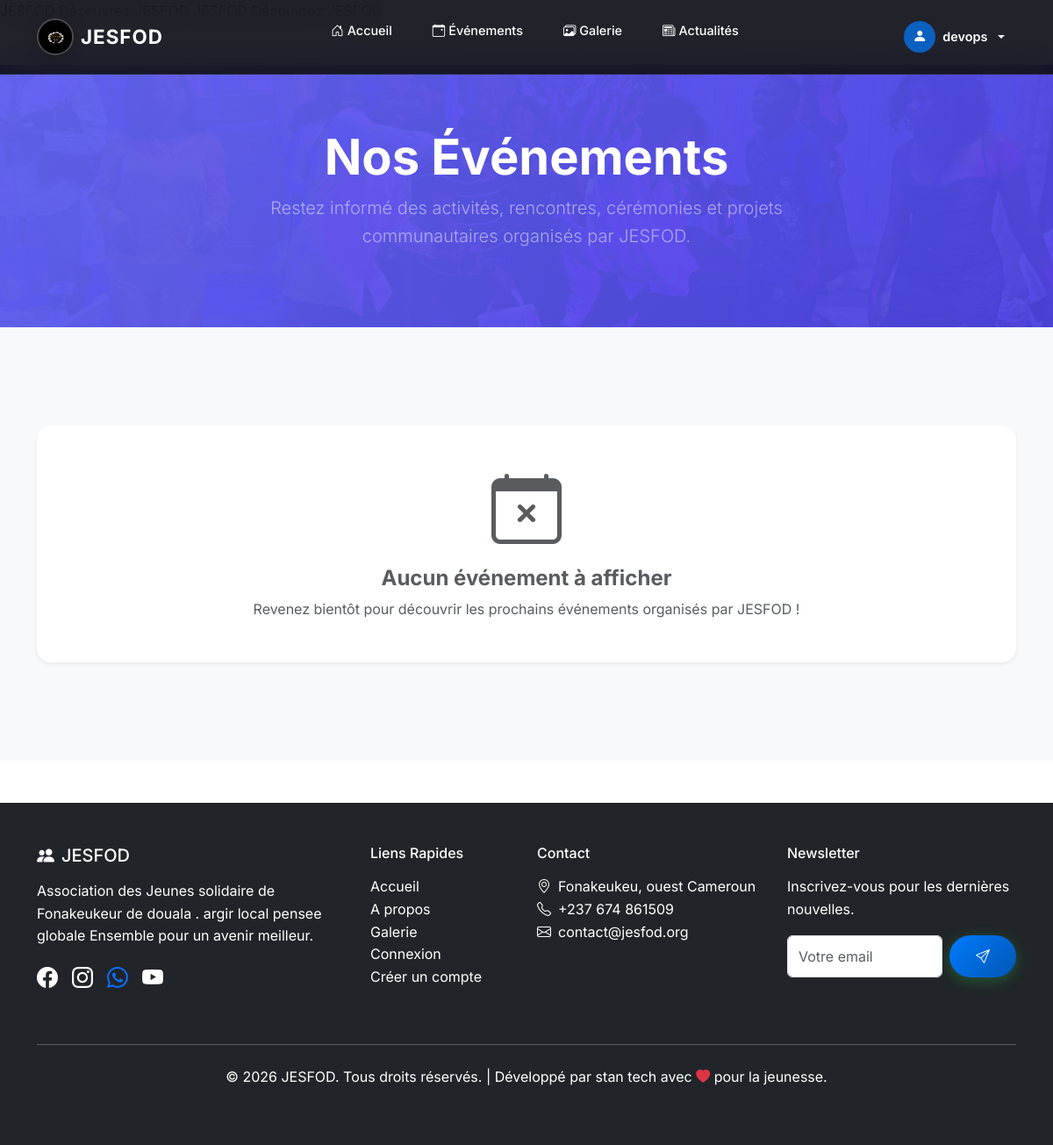
Before: /evenements/ (signed in) with the older database file.
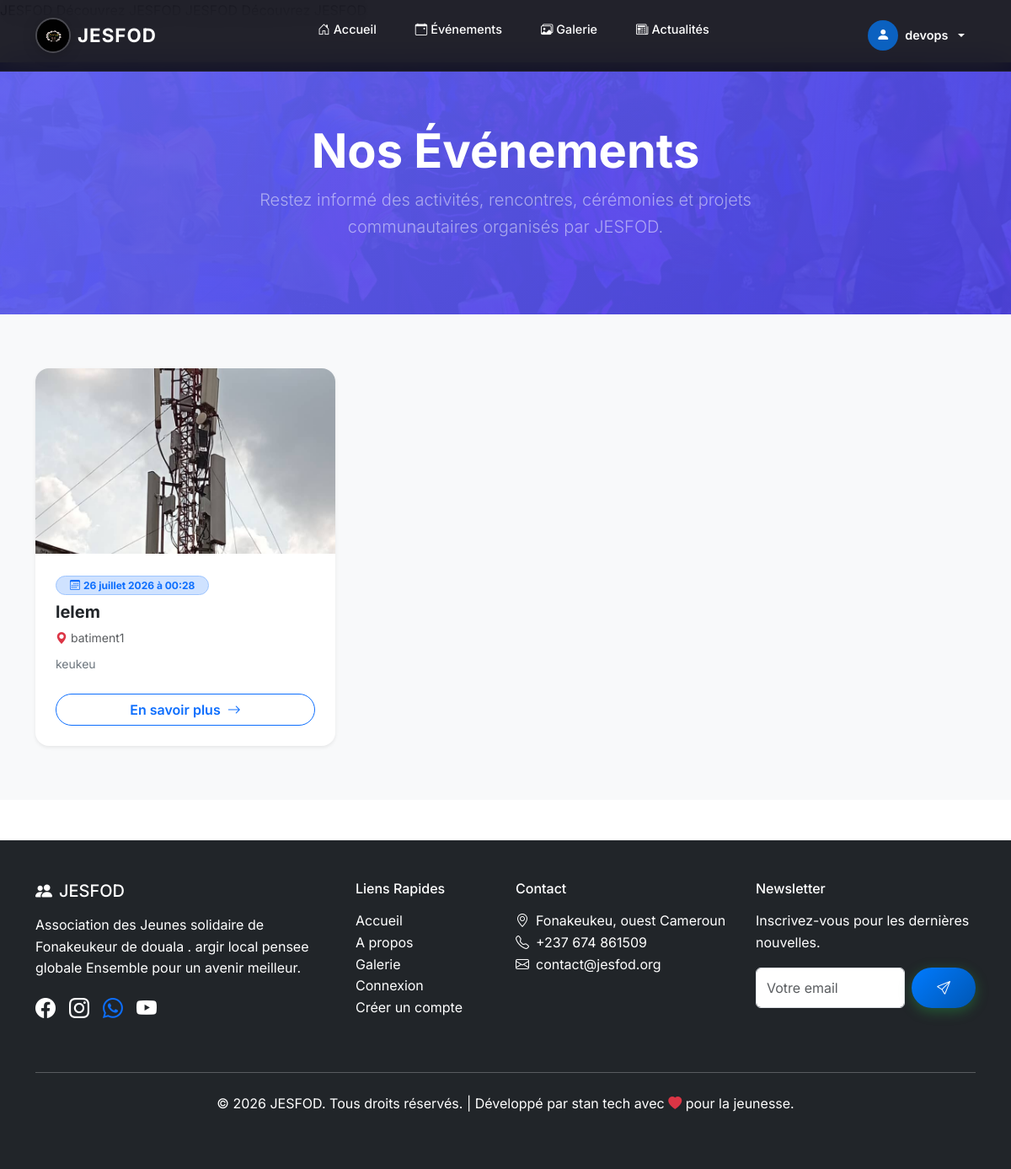
After: the same page with the newer database file.
### menber_JESFOD/models.py (models this page shows, shortened)
class Event(models.Model):
    title = models.CharField(max_length=200)
    description = models.TextField(blank=True)
    location = models.CharField(max_length=200, blank=True)
    event_date = models.DateTimeField()
    image = models.ImageField(upload_to='events/', blank=True)
    video = models.FileField(upload_to="videos/", blank=True, null=True)
    created_by = models.ForeignKey(User, on_delete=models.CASCADE, related_name='created_events')
    created_date = models.DateTimeField(auto_now_add=True)
    is_published = models.BooleanField(default=True)
    class Meta:
        ordering = ['event_date']

### menber_JESFOD/views_fixed.py (the view)
# urls.py: path('evenements/', public_events, name='public_events'),
@login_required
def public_events(request):
    events = Event.objects.filter(is_published=True).order_by('-event_date')
    return render(request, 'public_events.html', {'events': events})

### menber_JESFOD/models.py (called while the page is built)
    @property
    def is_bureau(self):
        return self.role == 'bureau'

### JESFOD_PROJECT/templates/public_events.html (shortened to what this page needs)
{% extends 'base.html' %}
{% block content %}
<section class="py-5 bg-primary text-white text-center position-relative" style="background: linear-gradient(135deg, rgba(99, 102, 241, 0.95), rgba(79, 70, 229, 0.9)), url('/static/images/cp4.jpg') center/cover no-repeat;">
  <div class="container py-4">
    <h1 class="display-4 fw-bold mb-2">Nos Événements</h1>
    <p class="lead text-white-50 mx-auto" style="max-width: 600px;">
      Restez informé des activités, rencontres, cérémonies et projets communautaires organisés par JESFOD.
    </p>
  </div>
</section>
<section class="py-5 bg-light">
  <div class="container py-3">
    <div class="row g-4">
      {% for event in events %}
      <div class="col-md-6 col-lg-4">
        <div class="card h-100 border-0 shadow-sm rounded-4 overflow-hidden hover-shadow transition">
          {% if event.image %}
          <img src="{{ event.image.url }}" class="card-img-top" alt="{{ event.title }}" style="height: 220px; object-fit: cover;">
          {% else %}
          <div class="bg-secondary bg-opacity-10 d-flex align-items-center justify-content-center" style="height: 220px;">
            <i class="bi bi-calendar-event text-primary display-4"></i>
          </div>
          {% endif %}
          <div class="card-body p-4 d-flex flex-column">
            <div class="mb-2">
              <span class="badge bg-primary-subtle text-primary border border-primary-subtle rounded-pill px-3 py-1 fw-bold">
                <i class="bi bi-calendar3 me-1"></i>{{ event.event_date|date:"d F Y à H:i" }}
              </span>
            </div>
            <h5 class="card-title fw-bold text-dark mb-2">{{ event.title }}</h5>
            {% if event.location %}
            <p class="small text-muted mb-2">
              <i class="bi bi-geo-alt-fill text-danger me-1"></i>{{ event.location }}
            </p>
            {% endif %}
            <p class="card-text text-secondary small mb-4 flex-grow-1">
              {{ event.description|truncatechars:120 }}
            </p>
            <div>
              <a href="{% url 'public_event_detail' event.pk %}" class="btn btn-outline-primary rounded-pill w-100 fw-semibold">
                En savoir plus <i class="bi bi-arrow-right ms-1"></i>
              </a>
            </div>
          </div>
        </div>
      </div>
      {% empty %}
      <div class="col-12 text-center py-5">
        <div class="card border-0 shadow-sm rounded-4 p-5 bg-white">
          <i class="bi bi-calendar-x display-1 text-muted mb-3"></i>
          <h4 class="fw-bold text-muted">Aucun événement à afficher</h4>
          <p class="text-muted mb-0">Revenez bientôt pour découvrir les prochains événements organisés par JESFOD !</p>
        </div>
      </div>
      {% endfor %}
    </div>
  </div>
</section>
{% endblock %}

### JESFOD_PROJECT/templates/base.html (shortened to what this page needs)
{% load static %}
<!DOCTYPE html>
<html lang="fr">
<head>
    <link href="https://cdn.jsdelivr.net/npm/bootstrap@5.3.3/dist/css/bootstrap.min.css" rel="stylesheet">
    <link href="https://cdn.jsdelivr.net/npm/bootstrap-icons@1.11.3/font/bootstrap-icons.css" rel="stylesheet">
    <link href="https://cdnjs.cloudflare.com/ajax/libs/animate.css/4.1.1/animate.min.css" rel="stylesheet">
    <link rel="stylesheet" href="{% static 'css/style.css' %}">
</head>
<body>
<nav class="jesfod-navbar navbar navbar-expand-lg fixed-top navbar-dark" id="mainNav">
    <div class="container">
        <a class="navbar-brand d-flex align-items-center gap-2" href="{% url 'home' %}">
            <img src="{% static 'images/logo.jpeg' %}" alt="Logo JESFOD" width="42" height="42" class="rounded-circle logo-hero">
            <span class="brand-name fw-bold">JESFOD</span>
        </a>
        <div class="offcanvas offcanvas-end text-bg-dark" tabindex="-1" id="navbarOffcanvas" aria-labelledby="navbarOffcanvasLabel">
            <div class="offcanvas-body">
                <ul class="navbar-nav mx-auto mb-2 mb-lg-0 gap-1">
                    {% if not is_member_page and not is_admin_page %}
                    <li class="nav-item">
                        <a class="nav-link nav-pill-link" href="{% url 'home' %}"><i class="bi bi-house-door me-1"></i>Accueil</a>
                    </li>
                    <li class="nav-item">
                        <a class="nav-link nav-pill-link" href="{% url 'public_events' %}"><i class="bi bi-calendar-event me-1"></i>Événements</a>
                    </li>
                    <li class="nav-item">
                        <a class="nav-link nav-pill-link" href="{% url 'public_gallery' %}"><i class="bi bi-images me-1"></i>Galerie</a>
                    </li>
                    <li class="nav-item">
                        <a class="nav-link nav-pill-link" href="{% url 'home' %}#news"><i class="bi bi-newspaper me-1"></i>Actualités</a>
                    </li>
                    {% endif %}
                </ul>
                <ul class="navbar-nav align-items-center gap-2 mt-4 mt-lg-0">
                    {% if user.is_authenticated %}
                        <li class="nav-item dropdown w-100 w-lg-auto text-center text-lg-start">
                            <a class="nav-link dropdown-toggle d-flex align-items-center justify-content-center justify-content-lg-start gap-2 nav-user-btn" href="#" role="button" data-bs-toggle="dropdown">
                                <div class="user-avatar-sm">
                                    <i class="bi bi-person-fill"></i>
                                </div>
                                <span class="fw-semibold">{{ user.username }}</span>
                            </a>
                        </li>
                    {% endif %}
                </ul>
            </div>
        </div>
    </div>
</nav>
    <main class="pt-5">
        {% block content %}{% endblock %}
    </main>
    <footer class="bg-dark text-white py-5 mt-5">
        <div class="container">
            <div class="row">
                <div class="col-lg-4 mb-4">
                    <h5 class="mb-3"><i class="bi bi-people-fill me-2 text-light-green"></i>JESFOD</h5>
                    <p>Association des Jeunes solidaire  de Fonakeukeur de douala . argir local pensee globale Ensemble pour un avenir meilleur.</p>
                    <div class="d-flex gap-3">
                        <a href="https://web.facebook.com/groups/367541119929232/events" class="text-white"><i class="bi bi-facebook fs-4"></i></a>
                        <a href="https://vt.tiktok.com/ZS9ePpjALuUoM-Sc5Da/" class="text-white"><i class="bi bi-instagram fs-4"></i></a>
                        <a href="https://chat.whatsapp.com/LVOzfSy7LtFAonZo5Kwwvy?mode=gi_t"><i class="bi bi-whatsapp fs-4"></i></a>
                        <a href="https://vt.tiktok.com/ZS9ePpjALuUoM-Sc5Da/" class="text-white"><i class="bi bi-youtube fs-4"></i></a>
                    </div>
                </div>
                <div class="col-lg-2 col-md-6 mb-4">
                    <h6 class="mb-3">Liens Rapides</h6>
                    <ul class="list-unstyled">
                        <li><a href="#accueil" class="text-white text-decoration-none">Accueil</a></li>
                        <li><a href="#apropos" class="text-white text-decoration-none">A propos</a></li>
                        <li><a href="#galerie" class="text-white text-decoration-none">Galerie</a></li>
                        <li><a href="{% url 'login' %}" class="text-white text-decoration-none">Connexion</a></li>
                         <li><a href="{% url 'register' %}" class="text-white text-decoration-none">Créer un compte</a></li>
                    </ul>
                </div>
                <div class="col-lg-3 col-md-6 mb-4">
                    <h6 class="mb-3">Contact</h6>
                    <ul class="list-unstyled">
                        <li><i class="bi bi-geo-alt me-2"></i>Fonakeukeu,  ouest Cameroun</li>
                        <li><i class="bi bi-telephone me-2"></i>+237 674 861509</li>
                        <li><i class="bi bi-envelope me-2"></i>contact@jesfod.org</li>
                    </ul>
                </div>
                <div class="col-lg-3 mb-4">
                    <h6 class="mb-3">Newsletter</h6>
                    <p>Inscrivez-vous pour les dernières nouvelles.</p>
                    <form class="d-flex">
                        <input type="email" class="form-control me-2" placeholder="Votre email">
                        <button class="btn btn-success"><i class="bi bi-send"></i></button>
                    </form>
                </div>
            </div>
            <hr class="my-4">
            <div class="text-center">
                <p>&copy; 2026 JESFOD. Tous droits réservés. | Développé  par stan tech avec <i class="bi bi-heart-fill text-danger"></i> pour la jeunesse.</p>
            </div>
        </div>
    </footer>
</body>
</html>

### JESFOD_PROJECT/static/css/style.css (style rules this page uses)
:root { --primary-blue: #007BFF; --secondary-blue: #0056b3; --primary-green: #28a745; --secondary-green: #20c997; --light-blue: #e3f2fd; --light-green: #e9f7ef; --gray: #6c757d; --light-gray: #f8f9fa; --white: #ffffff; --dark: #0f1117; --card-radius: 20px; --transition: all 0.3s ease; }
body { font-family: 'Inter', 'Segoe UI', Tahoma, Geneva, Verdana, sans-serif; line-height: 1.6; color: #333; background-color: var(--white); }
.jesfod-navbar { background: rgba(10, 10, 20, 0.9) !important; backdrop-filter: blur(16px); -webkit-backdrop-filter: blur(16px); border-bottom: 1px solid rgba(255,255,255,0.07); padding: 0.6rem 0; transition: var(--transition); }
.brand-name { font-size: 1.4rem; letter-spacing: 1px; color: #fff !important; }
.logo-hero { border: 2px solid rgba(255,255,255,0.2); transition: var(--transition); filter: drop-shadow(0 2px 6px rgba(0,0,0,0.4)); }
.nav-pill-link { color: rgba(255,255,255,0.82) !important; padding: 0.45rem 1rem !important; border-radius: 50px !important; font-size: 0.9rem; font-weight: 500; transition: var(--transition); }
.nav-user-btn { color: rgba(255,255,255,0.9) !important; font-size: 0.9rem; }
.user-avatar-sm { width: 36px; height: 36px; border-radius: 50%; background: rgba(0,123,255,0.7); display: flex; align-items: center; justify-content: center; font-size: 1rem; color: #fff; }
.navbar-brand, .nav-link { color: var(--white) !important; }
.btn-primary, .btn-success { background: linear-gradient(135deg, var(--primary-blue), var(--secondary-blue)); border: none; box-shadow: 0 4px 15px rgba(0, 123, 255, 0.4); padding: 12px 30px; border-radius: 50px; font-weight: 600; transition: all 0.3s ease; box-shadow: 0 4px 15px rgba(40, 167, 69, 0.4); color: var(--white); }
.card { border: none; border-radius: 20px; overflow: hidden; transition: transform 0.3s ease; box-shadow: 0 4px 15px rgba(0,0,0,0.1); }
section { padding: 80px 0; }
.navbar { padding: 1rem 0; }
.nav-link { transition: all 0.3s ease; margin: 0 5px; }
.navbar-brand img.logo-hero { transition: all 0.3s ease; filter: drop-shadow(0 2px 8px rgba(0,0,0,0.3)); }

Changed rows visible on the page:
added Event: image (picture), event_date "26 juillet 2026 à 00:28", title "lelem", location "batiment1", description "keukeu"
Other visible differences:
text no longer shown: "Aucun événement à afficher Revenez bientôt pour découvrir les prochains événements organisés par JESFOD !"
